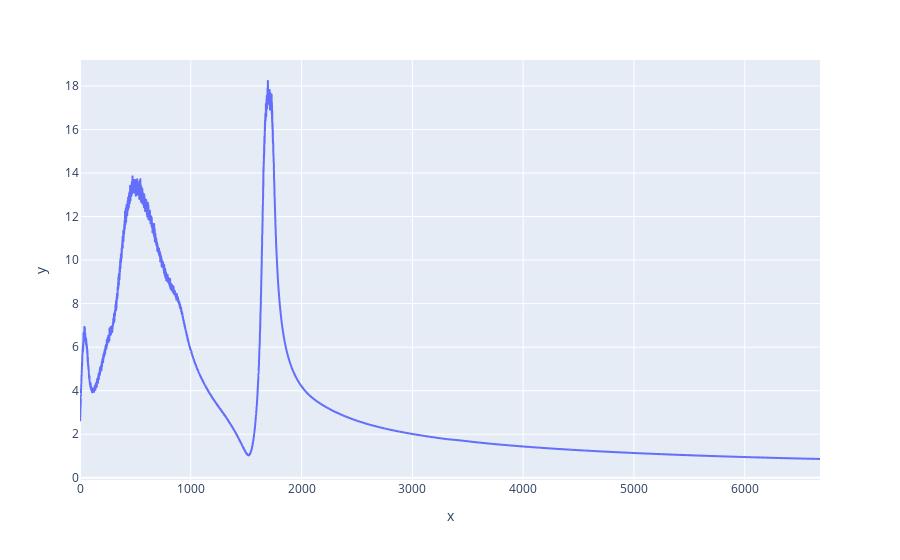

Notebook code for this chart:
### Code cell
px.line(x=xf[:N//5], y=np.abs(spectra)[0:N//5])

### Figure 1 — Plotly figure (JSON) as saved in the notebook; plotly's stock layout.template omitted (floating-point values rounded to 4 significant figures; data arrays with more than 128 entries replaced by an {"elided": "..."} marker saying what was removed)
{"data": [{"hovertemplate": "x=%{x}<br>y=%{y}<extra></extra>", "legendgroup": "", "line": {"color": "#636efa", "dash": "solid"}, "marker": {"symbol": "circle"}, "mode": "lines", "name": "", "showlegend": false, "type": "scattergl", "x": {"elided": "10000 float values"}, "xaxis": "x", "y": {"elided": "10000 float values"}, "yaxis": "y"}], "layout": {"legend": {"tracegroupgap": 0}, "margin": {"t": 60}, "xaxis": {"anchor": "y", "domain": [0, 1], "title": {"text": "x"}}, "yaxis": {"anchor": "x", "domain": [0, 1], "title": {"text": "y"}}}}
